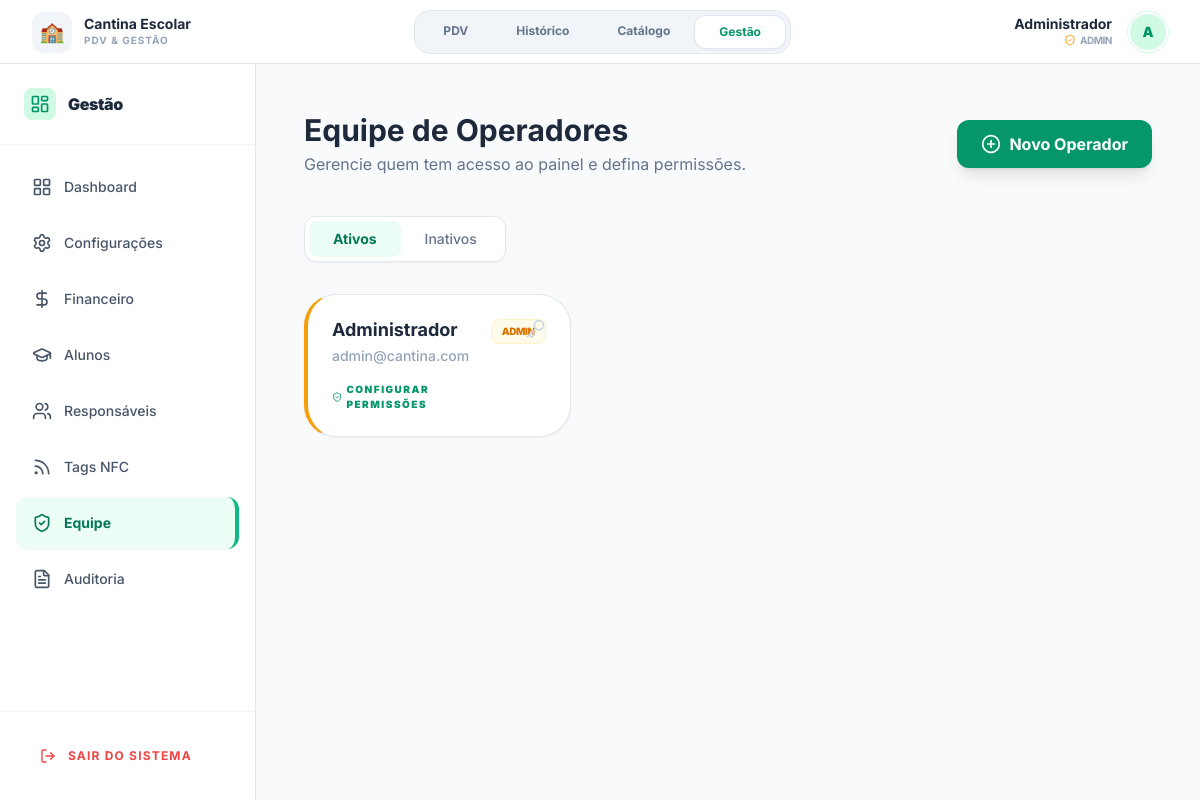
/views/admin/team.php (signed in), run on the app's committed database.
### tables this page shows
CREATE TABLE `operators` (
  `id` int(11) NOT NULL,
  `name` varchar(255) NOT NULL,
  `email` varchar(255) NOT NULL,
  `password_hash` varchar(255) NOT NULL,
  `access_level` enum('ADMIN','CASHIER') DEFAULT 'CASHIER',
  `permissions` longtext DEFAULT NULL CHECK (json_valid(`permissions`)),
  `active` tinyint(1) DEFAULT 1,
  `created_at` timestamp NULL DEFAULT current_timestamp()
);

### views/admin/team.php (the view, shortened to what this page needs)
<?php
$statusFilter = $_GET['status'] ?? 'ativos';
$sql = "SELECT * FROM operators WHERE 1=1";
if ($statusFilter === 'ativos') $sql .= " AND active = 1";
elseif ($statusFilter === 'inativos') $sql .= " AND active = 0";
$operators = $pdo->query($sql . " ORDER BY name ASC")->fetchAll();
require __DIR__ . '/../../includes/header.php';
?>
<div class="flex flex-col h-screen w-full overflow-hidden bg-slate-50">
    <?php include __DIR__ . '/../../includes/top_header.php'; ?>
    <div class="flex flex-1 overflow-hidden">
        <?php include __DIR__ . '/../../includes/sidebar.php'; ?>
        <main class="flex-1 overflow-y-auto bg-slate-50 p-4 md:p-8 lg:p-12 pb-48 md:pb-12">
            <div class="max-w-7xl mx-auto">
                <header class="flex flex-col md:flex-row justify-between items-start md:items-center gap-4 mb-8 md:mb-10">
                    <div>
                        <h1 class="text-2xl md:text-3xl font-bold text-slate-800">Equipe de Operadores</h1>
                        <p class="text-slate-500 mt-1 text-sm md:text-base">Gerencie quem tem acesso ao painel e defina permissões.</p>
                    </div>
                    <button onclick="document.getElementById('modalAdd').classList.replace('hidden', 'flex')" class="w-full md:w-auto bg-emerald-600 text-white px-6 py-3 rounded-xl font-bold hover:bg-emerald-700 shadow-lg flex items-center justify-center gap-2 transition-all active:scale-95">
                        <i data-lucide="plus-circle" class="w-5 h-5"></i> Novo Operador
                    </button>
                </header>
                <div class="flex bg-white border border-slate-200 rounded-xl p-1 shadow-sm h-fit w-fit mb-8 overflow-x-auto shrink-0">
                    <a href="?status=ativos" class="px-6 py-2 text-sm <?= $statusFilter === 'ativos' ? 'font-bold bg-emerald-50 text-emerald-700' : 'font-medium text-slate-500 hover:bg-slate-50' ?> rounded-lg transition-all whitespace-nowrap">Ativos</a>
                    <a href="?status=inativos" class="px-6 py-2 text-sm <?= $statusFilter === 'inativos' ? 'font-bold bg-emerald-50 text-emerald-700' : 'font-medium text-slate-500 hover:bg-slate-50' ?> rounded-lg transition-all whitespace-nowrap">Inativos</a>
                </div>
                <div class="grid grid-cols-1 md:grid-cols-2 lg:grid-cols-3 gap-6">
                    <?php foreach($operators as $op): ?>
                    <div onclick='openPermsModal(<?= json_encode($op) ?>)' class="bg-white p-6 rounded-[2rem] shadow-sm border border-slate-200 border-l-4 <?= $op['access_level'] === 'ADMIN' ? 'border-l-amber-500' : 'border-l-slate-400' ?> flex flex-col justify-between cursor-pointer hover:shadow-xl hover:-translate-y-1 transition-all group relative">
                        <div class="absolute top-4 right-4 z-10">
                            <button onclick="event.stopPropagation(); openPasswordModal(<?= $op['id'] ?>, '<?= htmlspecialchars($op['name'], ENT_QUOTES) ?>')" class="p-2 text-slate-300 hover:text-blue-500 hover:bg-blue-50 rounded-xl transition-all" title="Trocar Senha">
                                <i data-lucide="key" class="w-5 h-5"></i>
                            </button>
                        </div>
                        <div class="flex justify-between items-start">
                            <div>
                                <h3 class="font-bold text-slate-800 text-lg group-hover:text-emerald-600 transition-colors leading-tight mb-1"><?= htmlspecialchars($op['name']) ?></h3>
                                <p class="text-sm text-slate-400 font-medium"><?= htmlspecialchars($op['email']) ?></p>
                                <p class="text-[10px] text-emerald-600 font-black mt-4 uppercase tracking-[0.15em] flex items-center gap-1">
                                    <i data-lucide="shield-check" class="w-3 h-3"></i> Configurar Permissões
                                </p>
                            </div>
                            <span class="px-2.5 py-1 rounded-lg text-[10px] font-black uppercase tracking-tighter <?= $op['access_level'] === 'ADMIN' ? 'bg-amber-50 text-amber-600 border border-amber-100' : 'bg-slate-50 text-slate-500 border border-slate-200' ?>">
                                <?= $op['access_level'] ?>
                            </span>
                        </div>
                    </div>
                    <?php endforeach; ?>
                </div>
            </div>
        </main>
    </div>
</div>

### assets/css/styles.css (style rules this page uses)
body { font-family: 'Inter', sans-serif; }
html { scroll-behavior: smooth; }

### includes/header.php (style rules this page uses)
body { font-family: 'Inter', sans-serif; }

### data on the page
operators: name "Administrador", email "admin@cantina.com", access_level "ADMIN"

### other printed values
$schoolName "Cantina Escolar"
$_SESSION['name'] "Administrador"
$userRoleLabel "ADMIN"
$userInitials "A"
